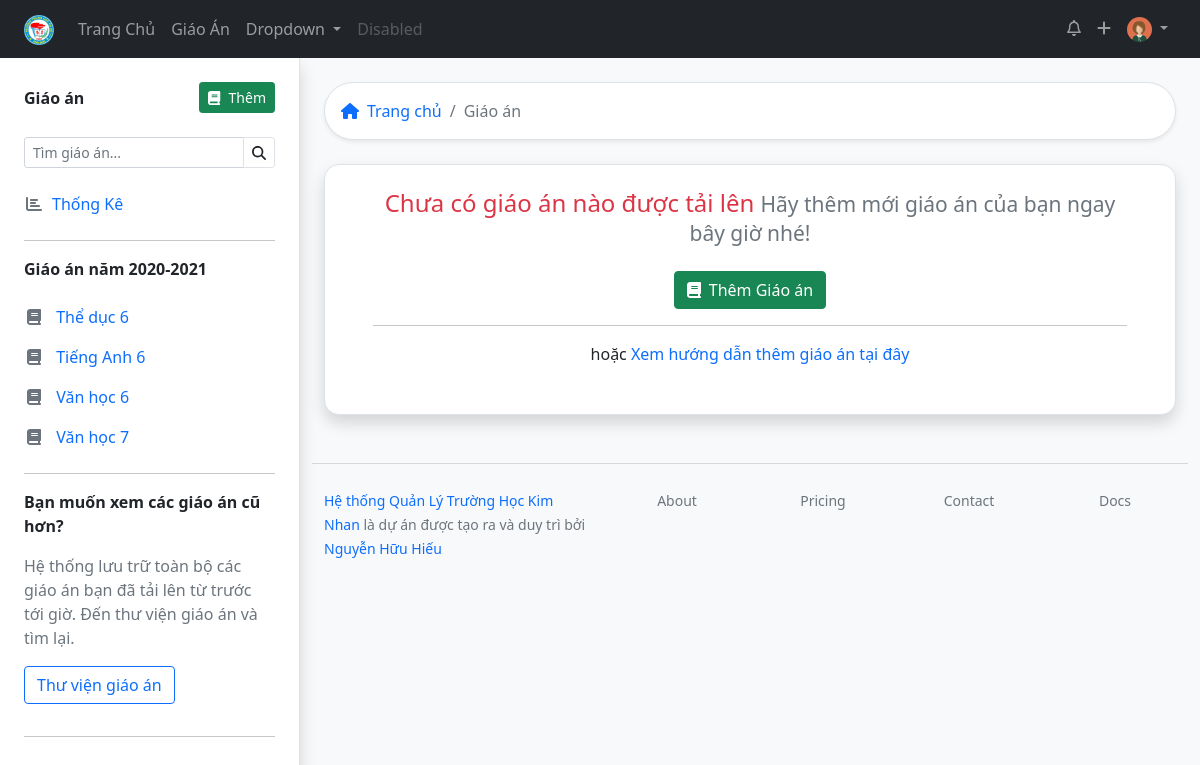
The page /lessons/toan-hoc/2020/ (signed in) on the database as committed earlier.
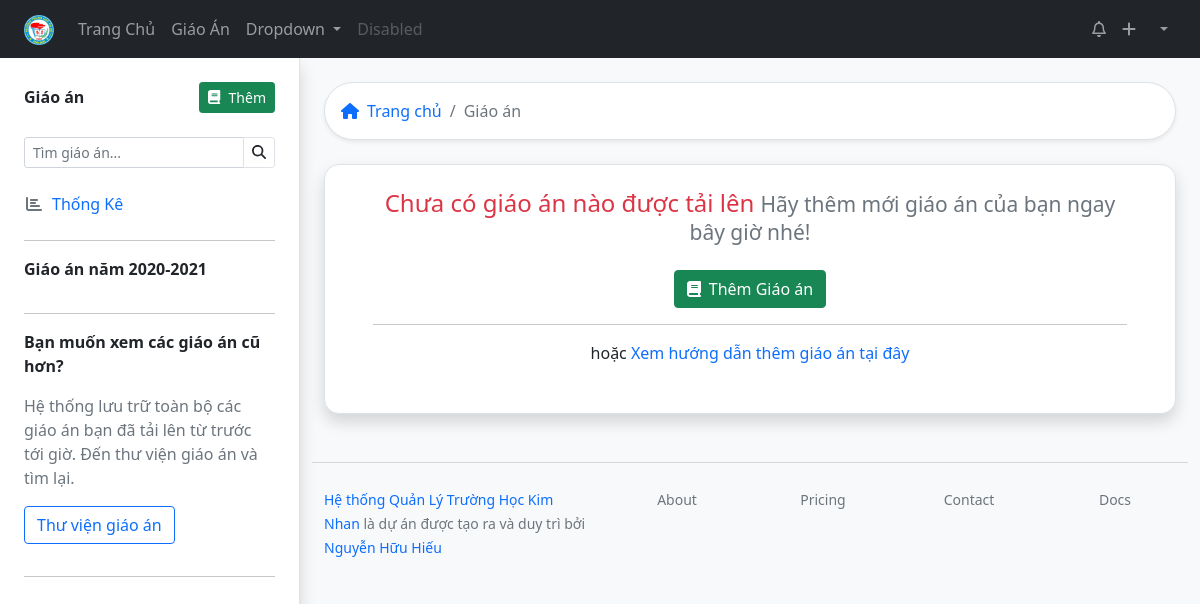
The same page on the database as committed later.
### lessonmanagement/models.py (models this page shows, shortened)
class Teacher(models.Model):
    user = models.OneToOneField(User, on_delete=models.SET_NULL, blank=True, null=True, verbose_name="Tài khoản đăng nhập", help_text="Tài khoản đăng nhập viết liền không dấu. Ví dụ: nhhieu. Viết tắt của Nguyễn Hữu Hiếu. Nếu trùng họ tên thì thêm số vào sau, ví dụ nhhieu2")
    firstname = models.CharField("Họ",max_length=20, blank=True)
    lastname = models.CharField("Tên", max_length=20, blank=True)
    zalo_number = models.DecimalField(verbose_name="Số điện thoại",help_text="Số điện thoại có đăng ký zalo, sử dụng để nhận thông báo từ ban giám hiệu", max_digits=12, decimal_places=0,null=True, blank=True)
    birth_date = models.DateField("Ngày sinh", null=True, blank=True)
    SEX_CHOICES = [
    ('male', 'Nam'),
    ('female', 'Nữ')
    ]
    sex = models.CharField(verbose_name="Giới tính", max_length=6, choices=SEX_CHOICES, null=True, blank=True)
    main_subject = models.ForeignKey("Subject",on_delete=models.SET_NULL,null=True,blank=True, verbose_name="Chuyên môn chính")
    EDUCATION_LEVEL_CHOICES = [
        ('inter', 'Trung Cấp'),
        ('college', 'Cao Đẳng'),
        ('university', 'Đại Học'),
        ('master', 'Thạc Sĩ')
    ]
    education_level = models.CharField(max_length=20, choices=EDUCATION_LEVEL_CHOICES, null=True, blank=True)
    is_work = models.BooleanField("Có đang công tác",default=True, help_text="Tích vào ô nếu đang công tác tại trường, bỏ tích nếu đã nghỉ hưu hoặc chuyển sang đơn vị khác")
    def user_directory_path(instance, filename):
        return 'user_{0}/{1}'.format(instance.user.id, filename)
    avatar = models.ImageField("Ảnh đại diện", help_text = "Ảnh nên được crop về ảnh vuông để đạt được độ thẩm mỹ cao nhất",upload_to = user_directory_path, blank = True, null = True)
    def full_name(self):
        return ('%s %s') % (self.firstname, self.lastname)
    class Meta:
        verbose_name = "Giáo viên"
        verbose_name_plural = "Giáo viên"
    def lesson_list(self):
        return self.lesson_set.all()
    def subject_classyear_list(self):
        return self.subjectclassyear_set.filter(is_teach_now = True).order_by('subject__title').values('subject__title', 'classyear__startyear').distinct()

class SchoolAbstract(models.Model):
    title = models.CharField(max_length=50, verbose_name="Tiêu đề")
    description = models.CharField(max_length=200, verbose_name="Mô tả sơ lược", blank=True)
    cover = models.ImageField(upload_to="coverimages/", verbose_name="Ảnh bìa", null = True, blank = True)
    class Meta:
        abstract = True

class Subject(SchoolAbstract):
    group = models.ForeignKey("GroupSubject", related_name='subject123',on_delete=models.SET_NULL, null=True, blank=True, verbose_name='Bộ môn')
    subject_slug = models.SlugField(max_length=50, null=True, blank=True)
    class Meta:
        verbose_name = "Môn học"
        verbose_name_plural = "Môn học"

### lessonmanagement/views.py (the view)
# urls.py: path('lessons/<str:subject>/<int:level>/', views.lessons_subject_level, name="lessons_subject_level"),
def lessons_subject_level(request, subject, level):
    lesson_id_list_dict = list(LessonClassyear.objects.filter(lesson__subject__subject_slug = subject).filter(classyear__startyear = level).filter(lesson__teacher = request.user.teacher.id).values('lesson__id').distinct())
    classyear_list = LessonClassyear.objects.filter(lesson__subject__subject_slug = subject).filter(classyear__startyear = level).filter(lesson__teacher = request.user.teacher.id).values('classyear__title').distinct()
    lesson_id_list = []
    for i in lesson_id_list_dict:
        lesson_id_list.append(i['lesson__id'])
    lesson_list = Lesson.objects.filter(id__in = lesson_id_list)
    context = {
        'lesson_list':lesson_list, 'classyear_list':classyear_list
    }
    return render(request, 'lessons.html', context)

### lessonmanagement/templatetags/lessonmanagement_extras.py (called while the page is built)
@register.filter
def classlevel(value):
    now = datetime.now()
    i = 0
    if (now.month < 9):
        i =  (now.year - value) + 5
    else:
        i = (now.year - value) + 6
    if i in [6,7,8,9]:
        return i
    else:
        return value

### lessonmanagement/templates/lessons.html
{% extends 'base_withsidebar.html' %}
{% block content %}
{% load static %}
{% load lessonmanagement_extras %}
<div class="bg-white border shadow-sm p-3 rounded-pill mb-4">
  <nav aria-label="breadcrumb">
    <ol class="breadcrumb m-0 ">
      <li class="breadcrumb-item"><a href="{% url 'index' %}" class="text-decoration-none"><i class="fas fa-home me-2"></i>Trang chủ</a></li>
      <li class="breadcrumb-item active">Giáo án</li>
    </ol>
  </nav>
</div>
{% if lesson_list %}
          <div class="d-flex justify-content-between align-items-center">
            <h5> <i class="fas fa-book me-2 "></i>
            {{ lesson_list.0.subject.title }} {{ lesson_list.0.level }}
            </h5>
            <div class="d-flex">
              <div class="btn-group btn-group-sm me-3">
                <a href="#" class="btn btn-outline-secondary active " aria-current="page">Toàn bộ</a>
                {% for i in classyear_list %}
                <a href="{{ i.classyear__title|slugify }}" class="btn btn-outline-secondary">{{ i.classyear__title}}</a>
                {% endfor %}
              </div>
            </div>
            </div>
            <hr>
            <ul class="nav nav-tabs" id="myTab" role="tablist">
              <li class="nav-item" role="presentation">
                <button class="nav-link active" id="home-tab" data-bs-toggle="tab" data-bs-target="#all" type="button" role="tab" aria-controls="home" aria-selected="true">Toàn bộ giáo án</button>
              </li>
              <li class="nav-item" role="presentation">
                <button class="nav-link" id="profile-tab" data-bs-toggle="tab" data-bs-target="#pending" type="button" role="tab" aria-controls="profile" aria-selected="false">Chờ duyệt</button>
              </li>
              <li class="nav-item" role="presentation">
                <button class="nav-link" id="contact-tab" data-bs-toggle="tab" data-bs-target="#acept" type="button" role="tab" aria-controls="contact" aria-selected="false">Đã duyệt</button>
              </li>
              <li class="nav-item" role="presentation">
                <button class="nav-link" id="contact-tab" data-bs-toggle="tab" data-bs-target="#deny" type="button" role="tab" aria-controls="contact" aria-selected="false">Từ chối</button>
              </li>
            </ul>
            <div class="tab-content" id="myTabContent">
              <div class="tab-pane fade show active border rounded-bottom border-top-0 px-3 bg-white py-4 shadow" id="all" role="tabpanel" aria-labelledby="home-tab">
              {% include "table/table.html" %}
              </div>
              <div class="tab-pane fade  border rounded-bottom border-top-0 px-3 bg-white py-4 shadow " id="pending" role="tabpanel" aria-labelledby="profile-tab">  {% include "table/table_pending.html" %}</div>
              <div class="tab-pane fade py-4 border rounded-bottom border-top-0 px-3 bg-white py-4 shadow" id="acept" role="tabpanel" aria-labelledby="contact-tab">  {% include "table/table_acept.html" %}</div>
              <div class="tab-pane fade py-4 border rounded-bottom border-top-0 px-3 bg-white py-4 shadow" id="deny" role="tabpanel" aria-labelledby="contact-tab">  {% include "table/table_deny.html" %}</div>
            </div>
            {% else %}
            {% include "empty_lesson.html" %}
            {% endif %}
  {% endblock %}

### lessonmanagement/templates/topnav.html (shortened to what this page needs)
      {% load static %}
      <nav class="navbar navbar-expand-lg navbar-dark bg-dark  ">
        <div class="container-fluid px-lg-4">
          <a class="navbar-brand" href="{% url 'index' %}"><img src="{% static 'imgs/logo_thcsanhson.png'%}" alt="" height="30px"></a>
          <div class="collapse navbar-collapse" id="navbarSupportedContent">
            <ul class="navbar-nav me-auto mb-2 mb-lg-0">
              <li class="nav-item">
                <a class="nav-link {% if request.path == '/' %} active {% endif %}" aria-current="page" href="{% url 'index' %}">Trang Chủ</a>
              </li>
              <li class="nav-item">
                <a class="nav-link {% if request.path == '/lessondashboard/' %} active {% endif %}" href="{% url 'lessondashboard' %}">Giáo Án</a>
              </li>
              <li class="nav-item dropdown">
                <a class="nav-link dropdown-toggle" href="#" id="navbarDropdown" role="button" data-bs-toggle="dropdown" aria-expanded="false">
                  Dropdown
                </a>
              </li>
              <li class="nav-item">
                <a class="nav-link disabled" href="#" tabindex="-1" aria-disabled="true">Disabled</a>
              </li>
            </ul>
            <ul class="navbar-nav  mb-2 mb-lg-0">
              <li class="nav-item">
                <a class="nav-link"  href="#"><i class="far fa-bell"></i></a>
              </li>
              <li class="nav-item">
                <a class="nav-link" href="#"><i class="fas fa-plus"></i></a>
              </li>
              <li class="nav-item dropdown">
                <a class="nav-link dropdown-toggle" href="#" id="navbarDropdown" role="button" data-bs-toggle="dropdown" aria-expanded="false">
                  <img src="{% if request.user.teacher.avatar %}{{ request.user.teacher.avatar.url }} {% endif %}" class="rounded-circle" alt="" height="25px">
                </a>
              </li>
            </ul>
          </div>
        </div>
      </nav>

### lessonmanagement/templates/sidebar.html (shortened to what this page needs)
{% load lessonmanagement_extras %}
{% with teacher=request.user.teacher %}
<div class="position-sticky top-0 start-0 pt-4">
    <div class="d-flex justify-content-between mb-4 align-items-center">
      <span class="fw-bold">Giáo án</span>
      <a href="{% url 'addlesson' %}" class="btn btn-success btn-sm  "><i class="fas fa-book me-2"></i>Thêm</a>
      </div>
      <form action="">
        <div class="input-group input-group-sm mb-3">
        <input type="search" class="form-control " list="datalistOptions" id="exampleDataList" placeholder="Tìm giáo án..." aria-describedby="button-addon2">
          <button class="btn border" type="submit" id="button-addon2"><i class="fas fa-search"></i></button>
        </div>
      </form>
      <div class="list-group">
        <a href="{% url 'lessondashboard' %}" class="list-group-item list-group-item-action border-0 text-primary ps-0 {% if request.path == '/lessondashboard/' %} fw-bold {% endif %}"><i class="fas fa-chart-bar me-2 text-muted  fa-fw "></i>Thống Kê</a>
        <hr >
        {% now "m" as current_month %}
        {% now "Y" as current_year %}
        {% if current_month|add:"0" < 9 %}
      <span class="fw-bold mb-3">Giáo án năm {{ current_year|add:'-1'}}-{{current_year }} </span>
      {% else %}
      <span class="fw-bold mb-3">Giáo án năm {{current_year }}-{{current_year|add:'1' }} </span>
       {% endif %}
        {% for i in teacher.subject_classyear_list %}
     <a href="{% url 'lessons_subject_level' i.subject__title|slugify i.classyear__startyear %}" class="list-group-item list-group-item-action border-0 text-primary ps-0"><i class="fas fa-book fa-fw me-2 text-muted"></i> {{ i.subject__title }} {{ i.classyear__startyear|classlevel }} </a>
        {% endfor %}
        <hr>
        <span class="fw-bold mb-3">Bạn muốn xem các giáo án cũ hơn?</span>
        <p class="text-muted pe-3">Hệ thống lưu trữ toàn bộ các giáo án bạn đã tải lên từ trước tới giờ. Đến thư viện giáo án và tìm lại.</p>
      </div>
      <a href="{% url 'alllessons' %}" class="btn btn-outline-primary mb-3">Thư viện giáo án </a>
      <hr>
    </div>
  {% endwith %}

Rows that differ between the two databases and show on the page:
no longer on this page (row edited): Subject: subject__title "Thể dục", classyear__startyear|classlevel "6"
no longer on this page (row edited): Subject: subject__title "Tiếng Anh", classyear__startyear|classlevel "6"
no longer on this page (row edited): Subject: subject__title "Văn học", classyear__startyear|classlevel "6", classyear__startyear|classlevel "7"
